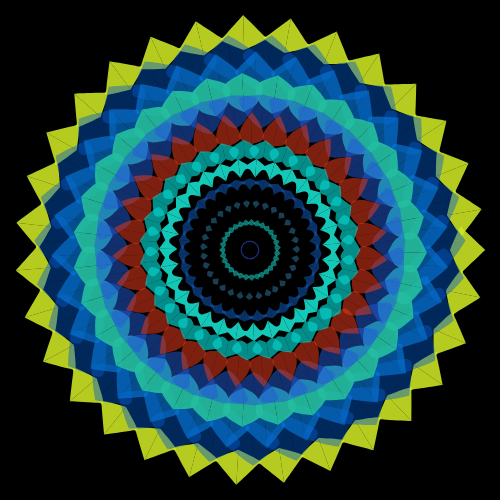
Frame 1 (no input)
Frame 60 (no input): identical to frame 1, image omitted
Frame 120 (the mouse pressed at the canvas centre since frame 60): identical to frame 1, image omitted

The p5.js sketch that drew this single still picture (run headless with seeded random() and noise() and a simulated clock; from frame 60 on, the mouse is pressed at the canvas centre):

// p5.js sketch
// ── sketch.js
let x1,x2,y2,x3,y3,x4;

function setup() {
  createCanvas(500, 500);
  background(0);
  angleMode(DEGREES);
  colorMode(HSB,360,100,100,100);
  translate(width / 2, height / 2);
  let petals = random(8,40); //set number of petals here
  let layers = random(4,40);
  let angles = 360/petals;

  //create each layer with different variables
  for(let j=layers ;j>0; j--){
    let lay = j/layers;
    x1 = random(185*lay,205*lay);
    x4 = random(230*lay,245*lay);
    x2 = random(190*lay,215*lay);
    let max_X2 = x2*tan(angles)*0.9;
    y2 = random(15*lay,max_X2*lay);
    x3 = random(210*lay,230*lay);
    y3 = random(15*lay,max_X2);
    let hue = random(256);
    let sat = random(70,100);
    let brt = random(70,100);
    let alph = random(40,100);
    fill(hue,sat,brt,alph);
    //draw petal for one layer
    for(let i = 0; i < petals; i++){
      noStroke();
      beginShape();
        curveVertex(x1, 0);
        curveVertex(x1, 0);
        curveVertex(x2, y2);
        curveVertex(x3, y3);
        curveVertex(x4, 0);
        curveVertex(x4, 0);
      endShape();
      beginShape();
        curveVertex(x1, 0);
        curveVertex(x1, 0);
        curveVertex(x2, -y2);
        curveVertex(x3, -y3);
        curveVertex(x4, 0);
        curveVertex(x4, 0);
      endShape();
      strokeWeight(5);
      rotate(angles);
    }
    rotate(angles/2)
  }
}

function draw() {
  // put drawing code here
}
